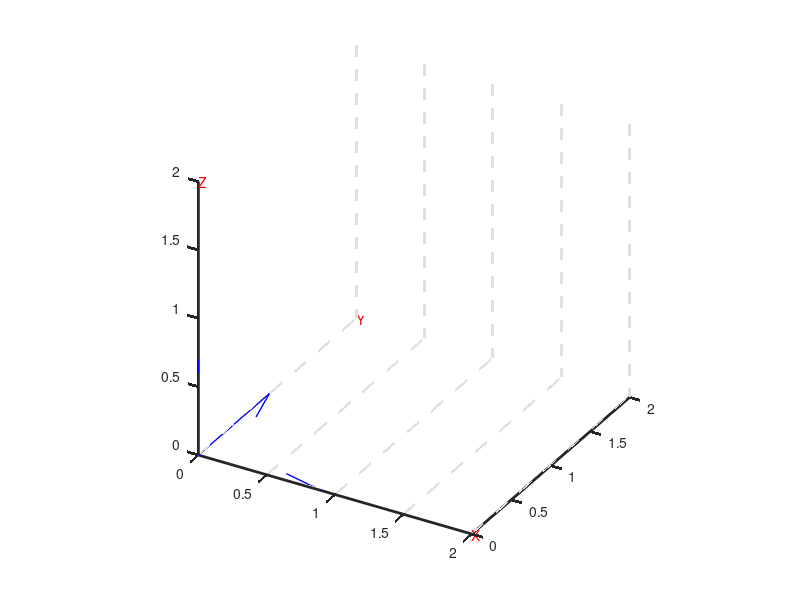

Write the MATLAB code that produced this figure.
%some plotting
axis([0 2 0 2 0 2])
hold all
quiver3(0,0,0,0,0,max(1),'b','LineWidth',1)
quiver3(0,0,0,0,max(1),0,'b','LineWidth',1)
quiver3(0,0,0,max(1),0,0,'b','LineWidth',1)
text(0,0,max(zlim),'Z','Color','r')
text(0,max(ylim),0,'Y','Color','r')
text(max(xlim),0,0,'X','Color','r')
axis equal
view(30,30)
set(gca, 'LineWidth',2, 'XGrid','on', 'GridLineStyle','--')
